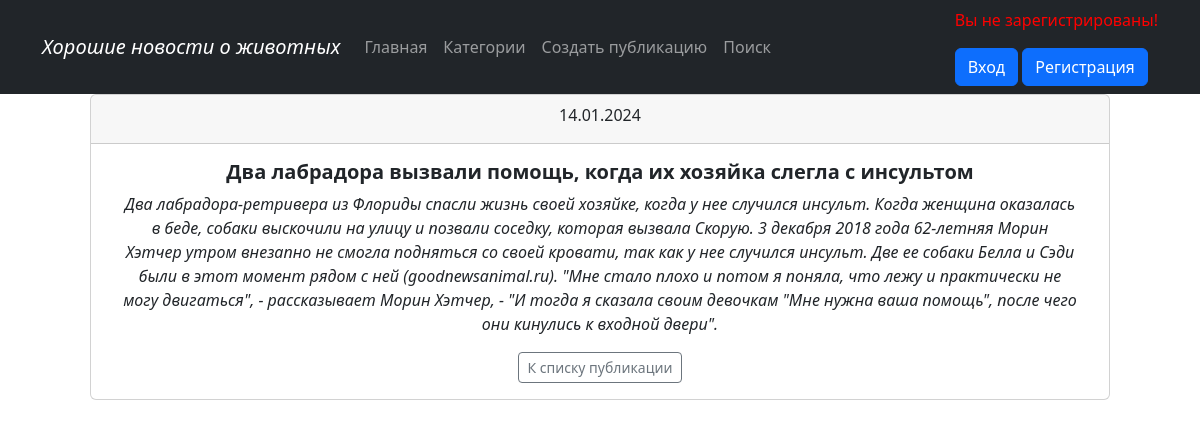
The page /news/24 on the database its author committed.
### news/models.py (models this page shows, shortened)
class Post(models.Model):
    author = models.ForeignKey(Author, on_delete=models.CASCADE)
    content_type = models.CharField(max_length=10, choices=[
        ('статья', 'Статья'), ('новость', 'Новость')])
    created_time = models.DateTimeField(auto_now_add=True)
    categories = models.ManyToManyField(Category, through='PostCategory',
                                        related_name='PostCategory')
    title = models.CharField(max_length=255)
    text = models.TextField()
    rating = models.IntegerField(default=0)

### news/views.py (the view)
# urls.py: path('<int:pk>', PostDetail.as_view(), name='post_full'),
class PostDetail(DetailView):
    model = Post
    template_name = 'post_full.html'
    queryset = Post.objects.all()

### news/templatetags/custom_filters.py (called while the page is built)
@register.filter()
def censor(text):
    list_words = text.split()
    censor_words = {'салюты', 'игрушки', }
    censor_text = []
    if isinstance(text, str):
        for word in list_words:
            if word.lower() in censor_words:
                word = f'{word[0]}{"*" * (len(word) - 2)}{word[-1]}'
            censor_text.append(word)
        return ' '.join(censor_text)

### templates/post_full.html (shortened to what this page needs)
{% extends 'flatpages/default.html' %}
{% load custom_filters %}
{% block content %}
<div class="container px-5">
<div class="card">
  <div class="card-header">
    {{ post.created_time | date:'d.m.Y' }}
  </div>
  <div class="card-body mx-3">
    <h5 class="card-title text-center"><b>{{ post.title|censor }}</b></h5>
    <p class="card-text"><i>{{ post.text|censor }}</i></p>
    <a href="{% url 'post_list' %}" class="btn btn-outline-secondary btn-sm">К списку публикации</a>
  </div>
</div>
  </div>{% endblock content %}

### rows shown on the page
Post: created_time "14.01.2024", title|censor "Два лабрадора вызвали помощь, когда их хозяйка слегла с инсультом", text|censor "Два лабрадора-ретривера из Флориды спасли жизнь своей хозяйке, когда у нее случился инсульт. Когда женщина оказалась в беде, собаки выскочили на улицу и позвали соседку, которая вызвала Скорую. 3 декабря 2018 года 62-летняя Морин Хэтчер утром внезапно не смогла подняться со своей кровати, так как у нее случился инсульт. Две ее собаки Белла и Сэди были в этот момент рядом с ней (goodnewsanimal.ru). \"Мне стало плохо и потом я поняла, что лежу и практически не могу двигаться\", - рассказывает Морин Хэтчер, - \"И тогда я сказала своим девочкам \"Мне нужна ваша помощь\", после чего они кинулись к входной двери\"."
